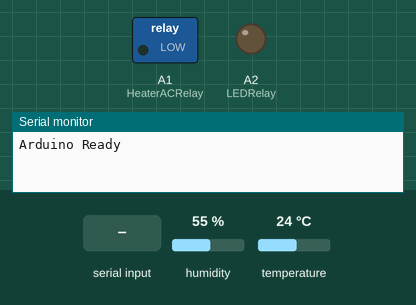
This sketch was run on a simulated Arduino Mega 2560, built with avr-gcc and run on an emulated ATmega2560. Shown: switched loads named in the sketch (green lamp = pin HIGH), output pins drawn as LEDs (lit = HIGH), the last lines printed to the serial monitor. Inputs (shaded band) come from the test bench; at power-on: humidity 55 %, temperature 24 °C.

Above: at 1.4 s.
1.5 s: "LED:90\n" received over Serial
At 2.5 s:
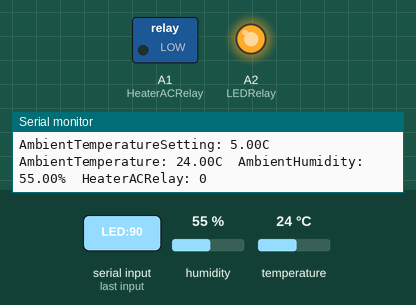
3.0 s: "LED:\n" received over Serial
At 3.6 s:
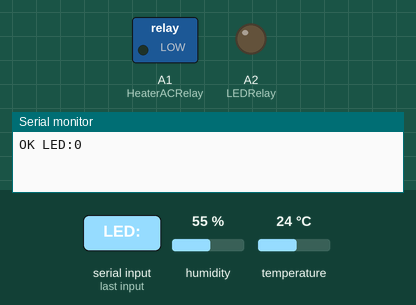
Timing chart, 0 to 6.0 s (numbered marks = the images above; inputs shaded):
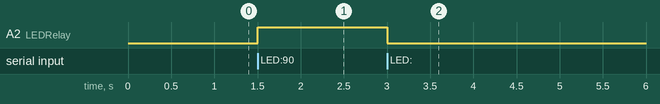

Measured:
- after the input at 1.5 s, A2 (LEDRelay): LOW → HIGH at once
- after the input at 3.0 s, A2 (LEDRelay): HIGH → LOW at once

The sketch:

LabArduino.ino
```cpp
// LabArduino 0.2 - 2025-11-17
  #include "DHT.h"    // DHT Sensor Library

// Arduino Mega
  const int HeaterACRelay = A1;     // Relay pin connection
  const int LEDRelay = A2;     // Relay pin connection
  const int DHTPin = 2;      // Digital Humidity and Temperature "DHT" sensor digital pin connection


// Variable
  // Time
    unsigned long Time = 0;     // Initial time
    const unsigned long TimeInterval = 2000;    // Time in millisecond between read/write/print

  // Temperature
    float AmbientTemperatureSetting = 5;       // Initial temperature setting
    float t = AmbientTemperatureSetting;       // Initial temperature reading
    float h = 0;                        // Initial humidity reading


// Hardware
  // Temperature & Humidity sensor
    #define DHTTYPE DHT22   // DHT 22  (AM2302), AM2321
    // Pin 1 (on the left) of the sensor to +5V
    // Pin 2 of the sensor to DHTPin
    // Pin 3 (on the right) of the sensor to GROUND
    DHT dht(DHTPin, DHTTYPE);     // Assign DHT sensor


// Setup
void setup() {
  Serial.begin(115200);     // Start serial monitor
  delay(200);     // Small delay to allow serial monitor/host to connect
  Serial.println(F("Arduino Ready"));

  pinMode(HeaterACRelay, OUTPUT);
  digitalWrite(HeaterACRelay, LOW);
  pinMode(LEDRelay, OUTPUT);
  digitalWrite(LEDRelay, LOW);

  // Temperature & Humidity sensor
  dht.begin();
}


// Loop
void loop() {
  handleIncoming();

  // Time
  Time = millis();  // Read the time
  if(Time % TimeInterval == 0){
    readAmbient();
    writeThermostat();
    printData();
  }
}

// Serial data/command
void handleIncoming() {
  static String line;
  while (Serial.available() > 0) {
    char c = (char)Serial.read();
    if (c == '\n') {
      processLine(line);
      line = "";
    } else if (c != '\r') {
      line += c;
    }
  }
}
void processLine(String cmd) {
  cmd.trim();
  if (cmd.length() == 0) return;

  if (cmd.startsWith("LED:")) {
    int val = cmd.substring(4).toInt();
    digitalWrite(LEDRelay, val ? HIGH : LOW);
    Serial.print(F("OK LED:"));
    Serial.println(val ? 1 : 0);
  } else if (cmd.startsWith("AMBIENTTEMPERATURESETTING:")) {
    int val = cmd.substring(26).toInt();
    AmbientTemperatureSetting = val;
    Serial.print(F("OK AMBIENTTEMPERATURESETTING:"));
    Serial.print(AmbientTemperatureSetting);
    Serial.println(F("C"));
  } else if (cmd.equalsIgnoreCase("READ")) {
    printData();
  } else if (cmd.equalsIgnoreCase("PING")) {
    Serial.println(F("PONG"));
  } else {
    Serial.print(F("ERR Unknown cmd: "));
    Serial.println(cmd);
  }
}

// Ambient Temperature & Humidity
void readAmbient(){
    t = dht.readTemperature();    // Read temperature as Celsius (default)
    h = dht.readHumidity();   // Read humidity
    if (isnan(h) || isnan(t)){       // Check if any reads failed and exit early (to try again)
      Serial.println("DHT sensor read error");
      return;
    }
}

// Ambient Temperature Thermostat
void writeThermostat(){
  //if (t < AmbientTemperatureSetting[AmbientTempIncrement]){
  if (t < AmbientTemperatureSetting){
    digitalWrite(HeaterACRelay, HIGH);     // Turn on RelayHeater
  }
  //if (t > AmbientTemperatureSetting[AmbientTempIncrement] + 0.5){
    if (t > AmbientTemperatureSetting + 0.5){
    digitalWrite(HeaterACRelay, LOW);     // Turn off RelayHeater
  }
}

// Data print
void printData(){
    //Serial.print("Time: ");
    //Serial.print(Time/1000);
    //Serial.print("s ");
    Serial.print("AmbientTemperatureSetting: ");
    Serial.print(AmbientTemperatureSetting);
    Serial.print("C  ");
    Serial.print("AmbientTemperature: ");
    Serial.print(t);
    Serial.print("C  ");
    Serial.print("AmbientHumidity: ");
    Serial.print(h);
    Serial.print("%  ");
    Serial.print("HeaterACRelay: ");
    Serial.print(digitalRead(HeaterACRelay));
    Serial.println();
}
```
